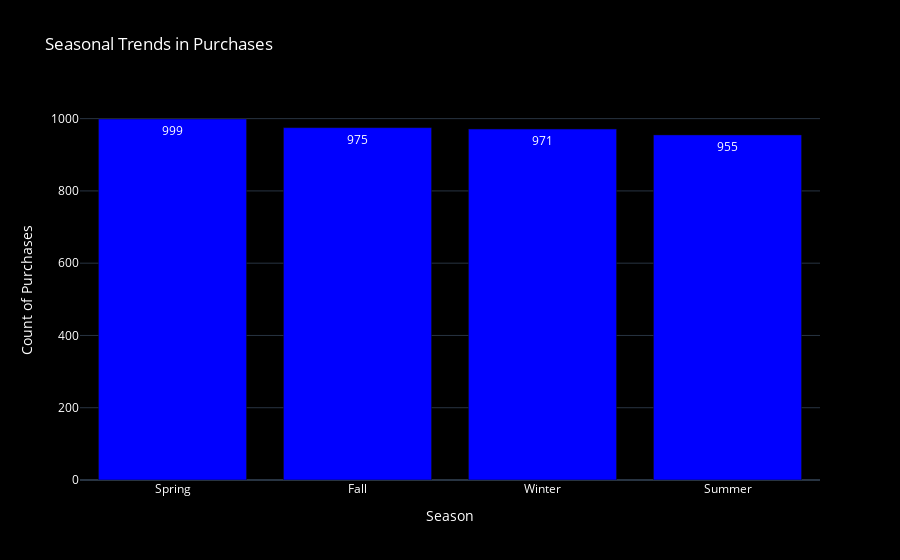

This figure's notebook cell:
### Code cell
# Seasonal Trends
season_counts = df['Season'].value_counts().reset_index()
season_counts.columns = ['Season', 'Count']

fig_season = px.bar(
    season_counts, 
    x='Season', 
    y='Count', 
    text='Count', 
    title='Seasonal Trends in Purchases',
    color_discrete_sequence=['blue']
)
fig_season.update_layout(
    template='plotly_dark',
    plot_bgcolor='black',
    paper_bgcolor='black',
    font=dict(color='white'),
    xaxis_title='Season',
    yaxis_title='Count of Purchases'
)
fig_season.show()

### Figure 1 — Plotly figure (JSON) as saved in the notebook; plotly's stock layout.template omitted (floating-point values rounded to 4 significant figures)
{"data": [{"alignmentgroup": "True", "hovertemplate": "Season=%{x}<br>Count=%{text}<extra></extra>", "legendgroup": "", "marker": {"color": "blue", "pattern": {"shape": ""}}, "name": "", "offsetgroup": "", "orientation": "v", "showlegend": false, "text": [999, 975, 971, 955], "textposition": "auto", "type": "bar", "x": ["Spring", "Fall", "Winter", "Summer"], "xaxis": "x", "y": [999, 975, 971, 955], "yaxis": "y"}], "layout": {"barmode": "relative", "font": {"color": "white"}, "legend": {"tracegroupgap": 0}, "paper_bgcolor": "black", "plot_bgcolor": "black", "title": {"text": "Seasonal Trends in Purchases"}, "xaxis": {"anchor": "y", "domain": [0, 1], "title": {"text": "Season"}}, "yaxis": {"anchor": "x", "domain": [0, 1], "title": {"text": "Count of Purchases"}}}}
